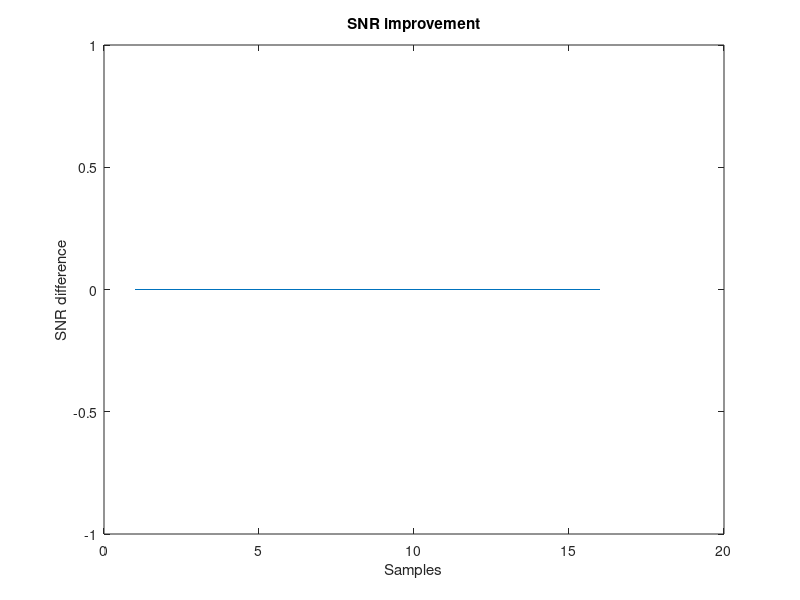
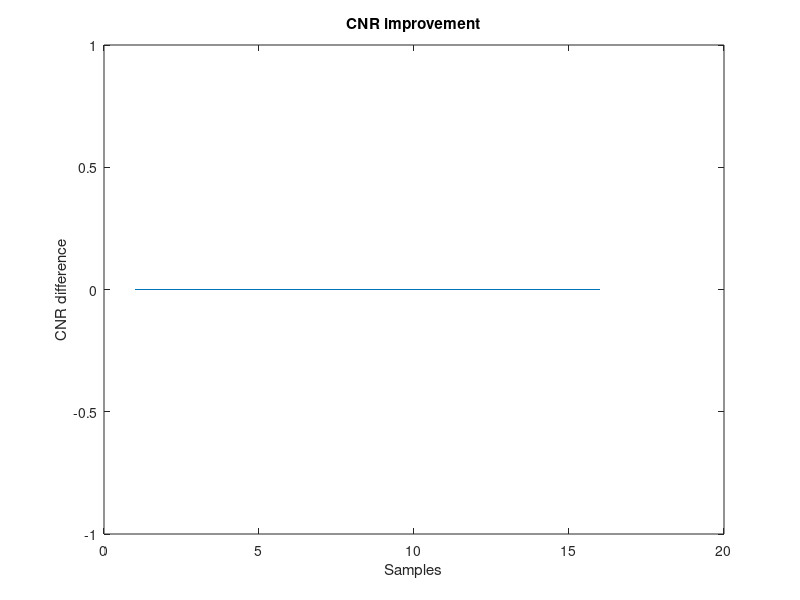

The MATLAB source for these figures, in order:
%%%%%%%%%%%%%% INITIATE DATA STRUCTURES %%%%%%%%%%%%

%clear all
%close all

%Get images and sort after date modified
%images = dir('E:\david\development\MATLAB\to_matlab/*.png');
originals = dir('../to_matlab/originals1/*.png');
fields = fieldnames(originals);
cells = struct2cell(originals);
sz = size(cells);
cells = reshape(cells, sz(1), []);
cells = cells';
% Sort by field "date"
cells = sortrows(cells, 3);
cells = reshape(cells', sz);
originals = cell2struct(cells, fields, 1);

fakes = dir('../to_matlab/fakes1/*.png');
fields = fieldnames(fakes);
cells = struct2cell(fakes);
sz = size(cells);
cells = reshape(cells, sz(1), []);
cells = cells';
% Sort by field "date"
cells = sortrows(cells, 3);
cells = reshape(cells', sz);
fakes = cell2struct(cells, fields, 1);

if length(originals) ~= length(fakes)
    disp('Not same length of directories');
    disp('Terminating script');
    return
end


%%%%%%%%%%%%%% GIANT FOR LOOP, FILL VECTORS %%%%%%%%%%%%
SNRvector = zeros(16,1);
CNRvector = zeros(16,1);
epochSNR = 0;
epochCNR = 0;
epoch = 1;
batch = 1;
for i = 1:length(originals)
    i
    %Get original
    originalName = originals(i).name;
    originalPath = strcat('../to_matlab/originals1/', originalName);
    %path = strcat('E:\david\development\MATLAB\to_matlab/', name);
    %path = strcat('C:\Users\davwa\Desktop\Exjobb\Development\MATLAB\to_matlab/', name);
    original = im2double(imread(originalPath));
    
    %Get original ROI
    [height,width] = size(original);
    originalC = centerOfMass(original);
    originalCenterX = round(originalC(2));
    originalCenterY = round(originalC(1));
   
    mask = double(zeros(height, width));
    maskSizeX = round(width/4);
    maskSizeY = round(height/4);
    mask(originalCenterY-maskSizeY:originalCenterY+maskSizeY,originalCenterX-maskSizeX:originalCenterX+maskSizeX) = 1;
    maskedImage = original .* mask;
    originalROI = maskedImage(originalCenterY-maskSizeY:originalCenterY+maskSizeY,originalCenterX-maskSizeX:originalCenterX+maskSizeX);
    
    %Get original background 
    %Values in image range from 0 to 1, so by assigning the values
    %of ROI to 2, the background can be found
    original(originalCenterY-maskSizeY:originalCenterY+maskSizeY,originalCenterX-maskSizeX:originalCenterX+maskSizeX) = 2;
    %twos = sum(image(:) == 2)
    backgroundIndices = find(original < 2);
    backgroundValues = original(backgroundIndices);
    
    originalMeanROI = mean(mean(originalROI));
    %Add 1 to normalize over number of pixels
    originalStdBackground = std(backgroundValues, 1);
    originalMeanBackground = mean(backgroundValues);

    % Get fake image
    fakeName = fakes(i).name;
    fakePath = strcat('../to_matlab/fakes1/', fakeName);
    %path = strcat('E:\david\development\MATLAB\to_matlab/', name);
    %path = strcat('C:\Users\davwa\Desktop\Exjobb\Development\MATLAB\to_matlab/', name);
    fake = im2double(imread(fakePath));
    fake = rgb2gray(fake);
    
    %Get fake ROI
    [height,width] = size(fake);
    fakeC = centerOfMass(fake);
    fakeCenterX = round(fakeC(2));
    fakeCenterY = round(fakeC(1));
  
    mask = double(zeros(height, width));
    maskSizeX = round(width/4);
    maskSizeY = round(height/4);  
    mask(fakeCenterY-maskSizeY:fakeCenterY+maskSizeY,fakeCenterX-maskSizeX:fakeCenterX+maskSizeX) = 1;
    maskedImage = fake .* mask;
    fakeROI = maskedImage(fakeCenterY-maskSizeY:fakeCenterY+maskSizeY,fakeCenterX-maskSizeX:fakeCenterX+maskSizeX);
    
    fakeMeanROI = mean(mean(fakeROI));
    
    originalSNR = originalMeanROI / originalStdBackground;
    originalCNR = originalMeanROI - originalMeanBackground;
    fakeSNR = fakeMeanROI / originalStdBackground;
    fakeCNR = fakeMeanROI - originalMeanBackground;
    
    SNRdifference = fakeSNR - originalSNR;
    CNRdifference = fakeCNR - originalCNR;
    
    epochSNR = epochSNR + SNRdifference;
    epochCNR = epochCNR + CNRdifference;
    
    % End of epoch?
    if mod(i,1478) == 0
        meanSNR = epochSNR / 1478;
        meanCNR = epochCNR / 1478;
        SNRvector(epoch) = meanSNR;
        CNRvector(epoch) = meanCNR;
        epochSNR = 0;
        epochCNR = 0;
        epoch = epoch + 1;
    end
    
%     if mod(epoch,2) == 0
%         if batch == 105
%             %disp('105')
%             meanSNR = epochSNR / batch;
%             meanCNR = epochCNR / batch;
%             batch = 1;
%             epoch = epoch + 1;
%             SNRvector(epoch) = meanSNR;
%             CNRvector(epoch) = meanCNR; 
%             epochSNR = 0;
%             epochCNR = 0;
%         end
%     else
%         if batch == 106
%             %disp('106')
%             meanSNR = epochSNR / batch;
%             meanCNR = epochCNR / batch;
%             batch = 1;
%             epoch = epoch + 1;
%             SNRvector(epoch) = meanSNR;
%             CNRvector(epoch) = meanCNR; 
%             epochSNR = 0;
%             epochCNR = 0;
%         end
%     end
    

    
    batch = batch + 1;
end

%%%%%%%%%%%%%% PLOT RESULTS %%%%%%%%%%%%

figure(1)
hist(SNRvector);                                      
title('SNR improvement')
xlabel('Samples')
ylabel('SNR difference')

figure(2)
hist(CNRvector);
title('CNR improvement')
xlabel('Samples')
ylabel('CNR difference')

%%
figure(1)
plot(SNRvector);                                      
title('SNR improvement')
xlabel('Samples')
ylabel('SNR difference')

figure(2)
plot(CNRvector);
title('CNR improvement')
xlabel('Samples')
ylabel('CNR difference')

